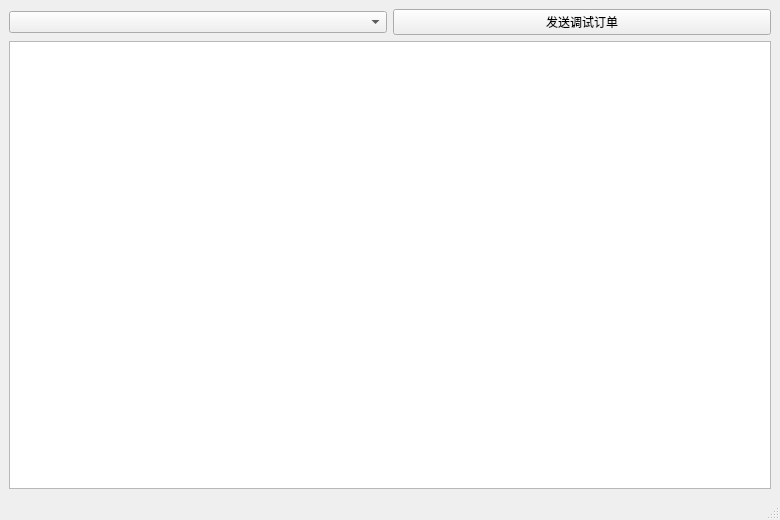
<?xml version="1.0" encoding="UTF-8"?>
<!-- 文件说明：Qt Designer界面文件，定义调试窗口中的商品下拉框、发送调试订单按钮和日志文本框。 -->
<ui version="4.0">
 <class>MainWindow</class>
 <widget class="QMainWindow" name="MainWindow">
  <property name="geometry">
   <rect>
    <x>0</x>
    <y>0</y>
    <width>780</width>
    <height>520</height>
   </rect>
  </property>
  <property name="windowTitle">
   <string>Retail Robot Control Debug</string>
  </property>
  <widget class="QWidget" name="centralwidget">
   <layout class="QVBoxLayout" name="verticalLayout">
    <item>
     <layout class="QHBoxLayout" name="debugOrderLayout">
      <item>
       <widget class="QComboBox" name="productComboBox"/>
      </item>
      <item>
       <widget class="QPushButton" name="sendDebugOrderButton">
        <property name="text">
         <string>发送调试订单</string>
        </property>
       </widget>
      </item>
     </layout>
    </item>
    <item>
     <widget class="QTextEdit" name="logEdit">
      <property name="readOnly">
       <bool>true</bool>
      </property>
     </widget>
    </item>
   </layout>
  </widget>
  <widget class="QMenuBar" name="menubar"/>
  <widget class="QStatusBar" name="statusbar"/>
 </widget>
 <resources/>
 <connections/>
</ui>
